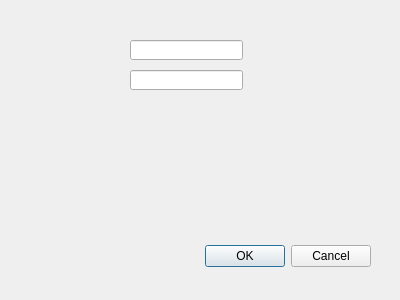
<?xml version="1.0" encoding="UTF-8"?>
<ui version="4.0">
 <class>Dialog</class>
 <widget class="QDialog" name="Dialog">
  <property name="geometry">
   <rect>
    <x>0</x>
    <y>0</y>
    <width>400</width>
    <height>300</height>
   </rect>
  </property>
  <property name="windowTitle">
   <string>Dialog</string>
  </property>
  <widget class="QDialogButtonBox" name="pbtn">
   <property name="geometry">
    <rect>
     <x>30</x>
     <y>240</y>
     <width>341</width>
     <height>32</height>
    </rect>
   </property>
   <property name="orientation">
    <enum>Qt::Horizontal</enum>
   </property>
   <property name="standardButtons">
    <set>QDialogButtonBox::Cancel|QDialogButtonBox::Ok</set>
   </property>
  </widget>
  <widget class="QLineEdit" name="lineEdit">
   <property name="geometry">
    <rect>
     <x>130</x>
     <y>40</y>
     <width>113</width>
     <height>20</height>
    </rect>
   </property>
  </widget>
  <widget class="QLineEdit" name="lineEdit_2">
   <property name="geometry">
    <rect>
     <x>130</x>
     <y>70</y>
     <width>113</width>
     <height>20</height>
    </rect>
   </property>
  </widget>
 </widget>
 <resources/>
 <connections>
  <connection>
   <sender>pbtn</sender>
   <signal>accepted()</signal>
   <receiver>Dialog</receiver>
   <slot>accept()</slot>
   <hints>
    <hint type="sourcelabel">
     <x>248</x>
     <y>254</y>
    </hint>
    <hint type="destinationlabel">
     <x>157</x>
     <y>274</y>
    </hint>
   </hints>
  </connection>
  <connection>
   <sender>pbtn</sender>
   <signal>rejected()</signal>
   <receiver>Dialog</receiver>
   <slot>reject()</slot>
   <hints>
    <hint type="sourcelabel">
     <x>316</x>
     <y>260</y>
    </hint>
    <hint type="destinationlabel">
     <x>286</x>
     <y>274</y>
    </hint>
   </hints>
  </connection>
 </connections>
</ui>
